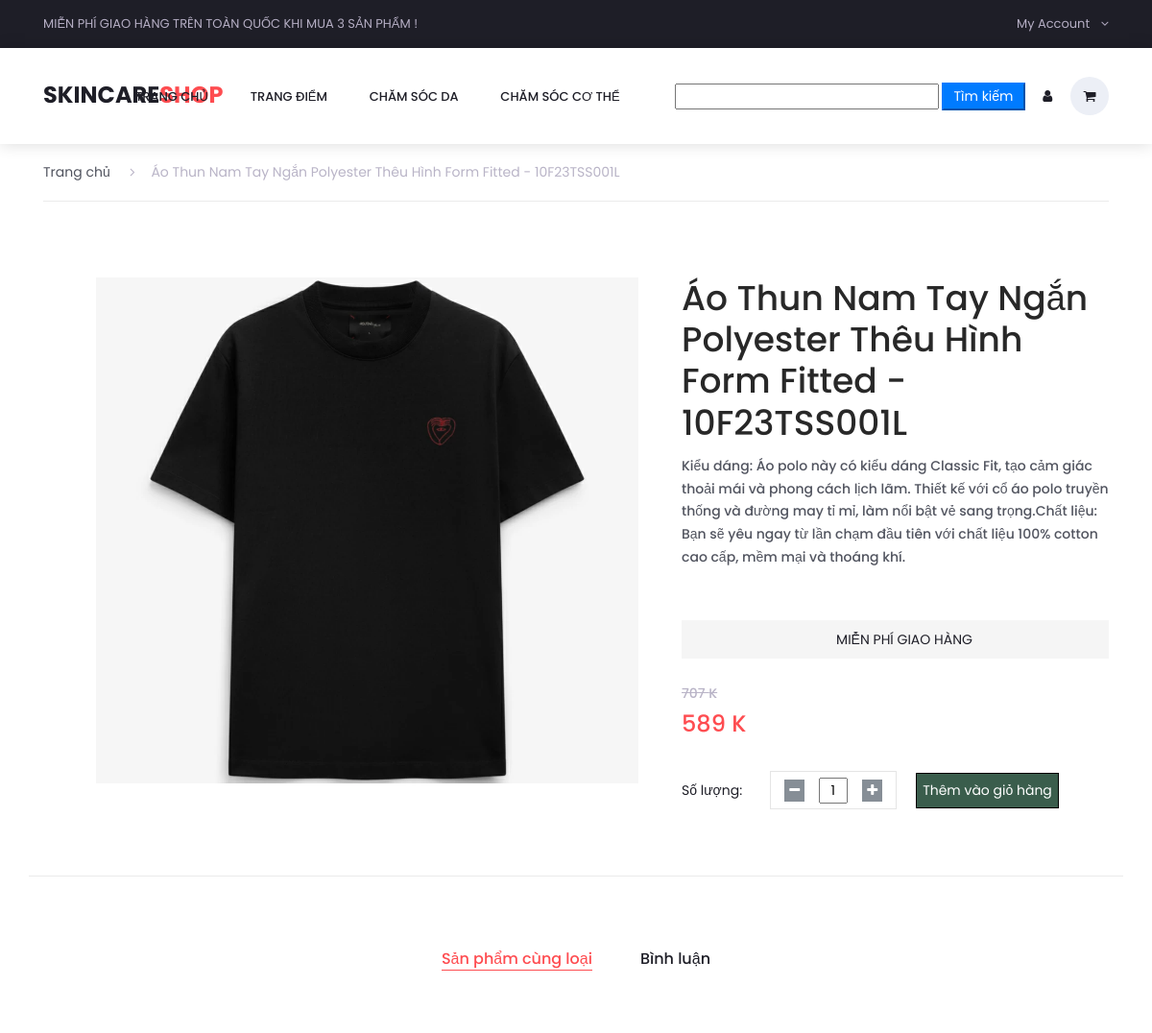
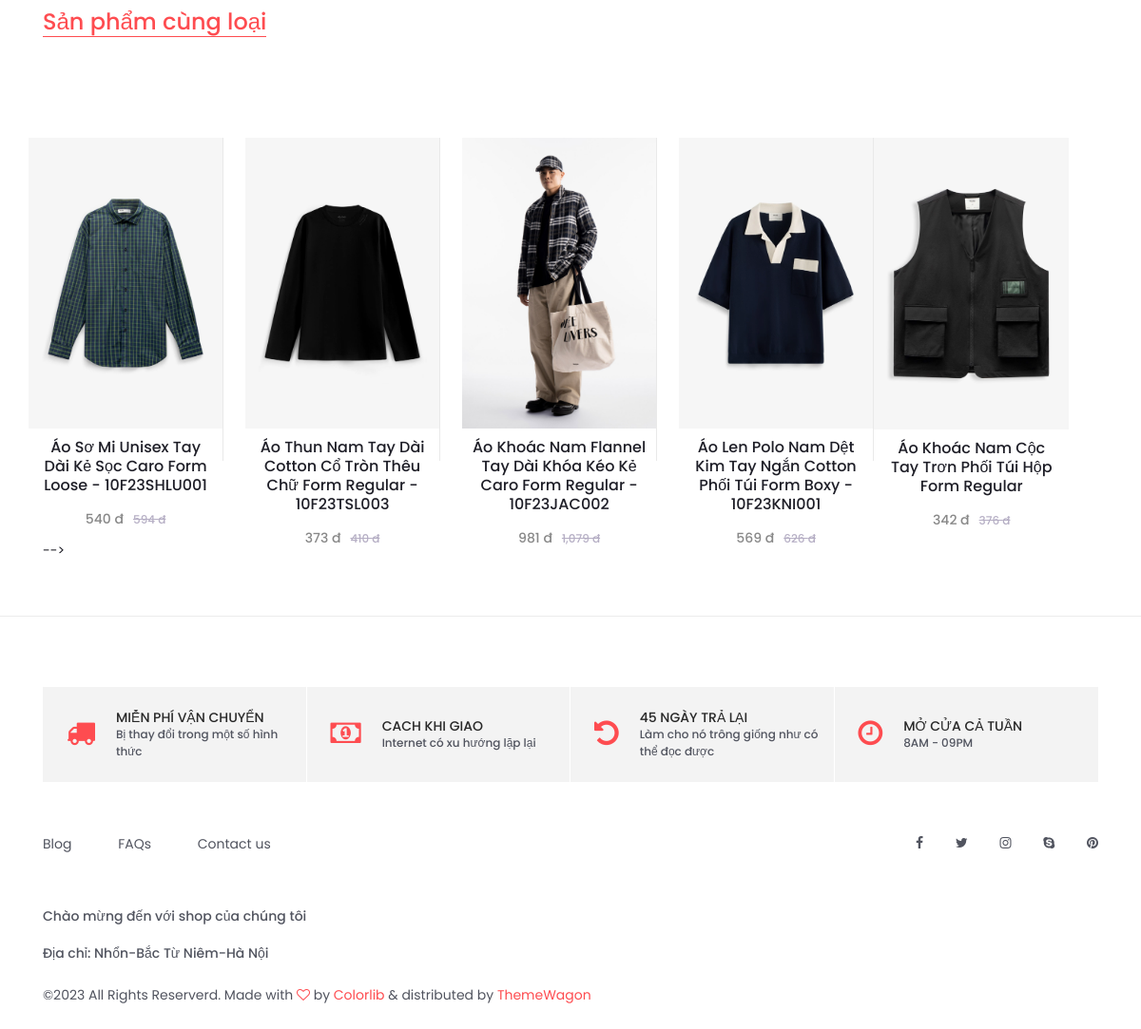
The app's page /index.php?act=ctsp&idsp=52 with its own data (2 pictures, top to bottom).
### tables this page shows
CREATE TABLE `sanpham` (
  `id` int(11) NOT NULL,
  `name` varchar(255) NOT NULL,
  `price` double(10,2) DEFAULT 0.00,
  `img` varchar(255) DEFAULT NULL,
  `mota` text DEFAULT NULL,
  `luotxem` int(11) NOT NULL DEFAULT 0,
  `iddm` int(11) NOT NULL
);

### model/pdo.php (called while the page is built, shortened)
<?php
function pdo_get_connection(){
    $dburl = "mysql:host=localhost;dbname=duan1;charset=utf8";
    $username = 'root';
    $password = '';
    $conn = new PDO($dburl, $username, $password);
    $conn->setAttribute(PDO::ATTR_ERRMODE, PDO::ERRMODE_EXCEPTION);
    return $conn;
}
function pdo_query($sql){
    $sql_args = array_slice(func_get_args(), 1);
    try{
        $conn = pdo_get_connection();
        $stmt = $conn->prepare($sql);
        $stmt->execute($sql_args);
        $rows = $stmt->fetchAll();
        return $rows;
    }
    catch(PDOException $e){
        throw $e;
    }
    finally{
        unset($conn);
    }
}
function pdo_query_one($sql){
    $sql_args = array_slice(func_get_args(), 1);
    try{
        $conn = pdo_get_connection();
        $stmt = $conn->prepare($sql);
        $stmt->execute($sql_args);
        $row = $stmt->fetch(PDO::FETCH_ASSOC);
        return $row;
    }
    catch(PDOException $e){
        throw $e;
    }
    finally{
        unset($conn);
    }
}
?>

### model/sanpham.php (called while the page is built, shortened)
<?php
    function loadall_sanpham_trangchu(){
        $sql = "select * from sanpham where 1 order by price desc limit 15 ";
        $listsanpham =pdo_query($sql);
        return $listsanpham;
    }
    function loadone_sanpham($id){
        $sql="select * from sanpham where id=".$id;
        $sp=pdo_query_one($sql);
        return $sp;
    }
    function load_sanphamcungloai($id,$iddm){
        $sql="select * from sanpham where iddm=".$iddm." AND id <>".$id;
        $listsanpham=pdo_query($sql);
        return $listsanpham;
    }
?>

### views/chitietsp.php (the view, shortened to what this page needs)
<head>
	<link rel="stylesheet" type="text/css" href="views/styles/single_styles.css">
	<link rel="stylesheet" type="text/css" href="views/styles/single_responsive.css">
</head>
<div class="container single_product_container">
	<div class="row">
		<?php extract($onesp);
		?>
		<div class="col">
			<div class="breadcrumbs d-flex flex-row align-items-center">
				<ul>
					<li><a href="index.php">Trang chủ</a></li>
					<li class="active"><a href="#"><i class="fa fa-angle-right" aria-hidden="true"></i><?= $onesp['name'] ?></a></li>
				</ul>
			</div>
		</div>
	</div>
	<div class="row">
		<div class="col-lg-7">
			<div class="single_product_pics">
				<div class="row">
					<div class="col-lg-1 thumbnails_col order-lg-1 order-2">
					</div>
					<div class="col-lg-11 image_col order-lg-2 order-1">
						<div class="single_product_image">
							<div class="single_product_image_background" style="background-image:url(views/images/<?= $onesp['img'] ?>)"></div>
						</div>
					</div>
				</div>
			</div>
		</div>
		<div class="col-lg-5">
			<div class="product_details">
				<div class="product_details_title">
					<h2><?= $onesp['name'] ?></h2>
					<p><?= $onesp['mota'] ?></p>
				</div>
				<div class="free_delivery d-flex flex-row align-items-center justify-content-center">
					<span class="ti-truck"></span><span>Miễn phí giao hàng</span>
				</div>
				<div class="original_price"><?= number_format($onesp['price'] * 120 / 100) ?> K</div>
				<div class="product_price"><?= number_format($onesp['price']) ?> K</div>
				<div class="quantity d-flex flex-column flex-sm-row align-items-sm-center">
					<form action="index.php?act=addtocart" method="post">
						<div class="quantity d-flex flex-column flex-sm-row align-items-sm-center">
							<span>Số lượng:</span>
							<div class="quantity_selector">
								<span class="minus">
									<div class="buttongiam btn-secondary"><i class="fa fa-minus" aria-hidden="true"></i></div>
								</span>
								<input style="margin: 15px 0px;width: 30px;text-align:center;" type="text" id="quantity" name="soluong" value=1><br>
								<span class="plus">
									<div class="buttontang btn-secondary"><i class="fa fa-plus" aria-hidden="true"></i></div>
								</span>
							</div>
							<input style="margin:0px 0px 0px 20px;padding:6px;" class="btn-danger" type="submit" name="addtocart" value="Thêm vào giỏ hàng">
						</div>
					</form>
				</div>
			</div>
		</div>
	</div>
</div>
<div class="tabs_section_container">
	<div class="container">
		<div class="row">
			<div class="col">
				<div class="tabs_container">
					<ul class="tabs d-flex flex-sm-row flex-column align-items-left align-items-md-center justify-content-center">
						<li class="tab active" data-active-tab="tab_1"><span>Sản phẩm cùng loại</span></li>
						<li class="tab" data-active-tab="tab_3"><span>Bình luận</span></li>
					</ul>
				</div>
			</div>
		</div>
		<div class="row">
			<div class="col">
				<div id="tab_1" class="tab_container active">
					<div class="row">
						<div class="col-xl-12 tab_title">
							<h4>Sản phẩm cùng loại</h4>
						</div>
						<?php foreach ($sp_cung_loai as $sp) : ?>
							<div class="product-item men">
								<div class="product discount product_filter">
									<div class="product_image">
										<a href="index.php?act=ctsp&idsp=<?= $sp['id'] ?>">
											<img src="views/images/<?= $sp['img'] ?>" alt="">
										</a>
									</div>
									<div class="product_info">
										<h6 class="product_name"><a href="index.php?act=ctsp&idsp=<?= $sp['id'] ?>"><?= $sp['name'] ?></a></h6>
										<div class="product_price"><?= number_format($sp['price']) ?>
											đ<span><?= number_format($sp['price'] * 110 / 100) ?> đ</span></div>
									</div>
								</div>
							</div>
						<?php endforeach; ?>
					</div>
				</div>
							 -->
			</div>
		</div>
	</div>
</div>
</div>
<div class="benefit">
	<div class="container">
		<div class="row benefit_row">
			<div class="col-lg-3 benefit_col">
				<div class="benefit_item d-flex flex-row align-items-center">
					<div class="benefit_icon"><i class="fa fa-truck" aria-hidden="true"></i></div>
					<div class="benefit_content">
						<h6>MIỄN PHÍ VẬN CHUYỂN</h6>
						<p>Bị thay đổi trong một số hình thức</p>
					</div>
				</div>
			</div>
			<div class="col-lg-3 benefit_col">
				<div class="benefit_item d-flex flex-row align-items-center">
					<div class="benefit_icon"><i class="fa fa-money" aria-hidden="true"></i></div>
					<div class="benefit_content">
						<h6>CACH KHI GIAO</h6>
						<p>Internet có xu hướng lặp lại</p>
					</div>
				</div>
			</div>
			<div class="col-lg-3 benefit_col">
				<div class="benefit_item d-flex flex-row align-items-center">
					<div class="benefit_icon"><i class="fa fa-undo" aria-hidden="true"></i></div>
					<div class="benefit_content">
						<h6>45 NGÀY TRẢ LẠI</h6>
						<p>Làm cho nó trông giống như có thể đọc được</p>
					</div>
				</div>
			</div>
			<div class="col-lg-3 benefit_col">
				<div class="benefit_item d-flex flex-row align-items-center">
					<div class="benefit_icon"><i class="fa fa-clock-o" aria-hidden="true"></i></div>
					<div class="benefit_content">
						<h6>MỞ CỬA CẢ TUẦN</h6>
						<p>8AM - 09PM</p>
					</div>
				</div>
			</div>
		</div>
	</div>
</div>

### views/styles/main_styles.css (style rules this page uses)
* { margin: 0; padding: 0; }
body { font-family: 'Poppins', sans-serif; font-size: 14px; line-height: 23px; font-weight: 400; background: #FFFFFF; color: #1e1e27; }
div { display: block; position: relative; -webkit-box-sizing: border-box; -moz-box-sizing: border-box; box-sizing: border-box; }
ul { list-style: none; margin-bottom: 0px; }
p { font-family: 'Poppins', sans-serif; font-size: 14px; line-height: 1.7; font-weight: 500; color: #989898; -webkit-font-smoothing: antialiased; -webkit-text-shadow: rgba(0,0,0,.01) 0 0 1px; text-shadow: rgba(0,0,0,.01) 0 0 1px; }
a, a:hover, a:visited, a:active, a:link { text-decoration: none; -webkit-font-smoothing: antialiased; -webkit-text-shadow: rgba(0,0,0,.01) 0 0 1px; text-shadow: rgba(0,0,0,.01) 0 0 1px; }
h2 { font-size: 40px; }
h4 { font-size: 24px; }
h6 { font-size: 14px; }
h1, h2, h3, h4, h5, h6 { color: #282828; -webkit-font-smoothing: antialiased; -webkit-text-shadow: rgba(0,0,0,.01) 0 0 1px; text-shadow: rgba(0,0,0,.01) 0 0 1px; }
.product-item { width: 20%; height: 380px; cursor: pointer; }
.product-item::after { display: block; position: absolute; top: 0; left: -1px; width: calc(100% + 1px); height: 100%; pointer-events: none; content: ''; border: solid 2px rgba(235,235,235,0); border-radius: 3px; -webkit-transition: all 0.3s ease; -moz-transition: all 0.3s ease; -ms-transition: all 0.3s ease; -o-transition: all 0.3s ease; transition: all 0.3s ease; }
.product { width: 100%; height: 340px; border-right: solid 1px #e9e9e9; }
.product_image { width: 100%; }
.product_image img { width: 100%; }
.product_info { text-align: center; padding-left: 10px; padding-right: 10px; }
.product_name { margin-top: 27px; }
.product_name a { color: #1e1e27; line-height: 20px; }
.discount .product_info .product_price { font-size: 14px; }
.product_price { font-size: 16px; color: #fe4c50; font-weight: 600; }
.product_price span { font-size: 12px; margin-left: 10px; color: #b5aec4; text-decoration: line-through; }
.benefit { margin-top: 74px; }
.benefit_row { padding-left: 15px; padding-right: 15px; }
.benefit_col { padding-left: 0px; padding-right: 0px; }
.benefit_item { height: 100px; background: #f3f3f3; border-right: solid 1px #FFFFFF; padding-left: 25px; }
.benefit_col:last-child .benefit_item { border-right: none; }
.benefit_icon i { font-size: 30px; color: #fe4c50; }
.benefit_content { padding-left: 22px; }
.benefit_content h6 { text-transform: uppercase; line-height: 18px; font-weight: 500; margin-bottom: 0px; }
.benefit_content p { font-size: 12px; line-height: 18px; margin-bottom: 0px; color: #51545f; }

### views/chitietsp.php (style rules this page uses)
.buttontang { padding: 0px 5px; }
.buttongiam { padding: 0px 5px; }
#tab_1 .product-item { width: 18%; margin-right: 2%; margin-bottom: 20px; box-sizing: border-box; }
#tab_1 .product-item:nth-child(5n) { margin-right: 0; }
#tab_1 .product_image img { width: 100%; height: auto; }
#tab_1 .product_info { text-align: center; }
#tab_1 .product_name { margin-top: 10px; font-size: 16px; }
#tab_1 .product_price { font-size: 14px; color: #888; }
.tab_container.active { width: 100%; height: 100%; }
.btn-danger { background-color: #3a5d4c; border: 1px solid black; }

### records on screen
sanpham: name "Áo Thun Nam Tay Ngắn Polyester Thêu Hình Form Fitted - 10F23TSS001L", img (picture), mota "Kiểu dáng: Áo polo này có kiểu dáng Classic Fit, tạo cảm giác thoải mái và phong cách lịch lãm. Thiết kế với cổ áo polo truyền thống và đường may tỉ mỉ, làm nổi bật vẻ sang trọng.Chất liệu: Bạn sẽ yêu ngay từ lần chạm đầu tiên với chất liệu 100% cotton cao cấp, mềm mại và thoáng khí.", $onesp['price']*120/100 "707", price "589"
sanpham: img (picture), name "Áo Sơ Mi Unisex Tay Dài Kẻ Sọc Caro Form Loose - 10F23SHLU001", price "540", $sp['price']*110/100 "594"
sanpham: img (picture), name "Áo Thun Nam Tay Dài Cotton Cổ Tròn Thêu Chữ Form Regular - 10F23TSL003", price "373", $sp['price']*110/100 "410"
sanpham: img (picture), name "Áo Khoác Nam Flannel Tay Dài Khóa Kéo Kẻ Caro Form Regular - 10F23JAC002", price "981", $sp['price']*110/100 "1,079"
sanpham: img (picture), name "Áo Len Polo Nam Dệt Kim Tay Ngắn Cotton Phối Túi Form Boxy - 10F23KNI001", price "569", $sp['price']*110/100 "626"
sanpham: img (picture), name "Áo Khoác Nam Cộc Tay Trơn Phối Túi Hộp Form Regular", price "342", $sp['price']*110/100 "376"
